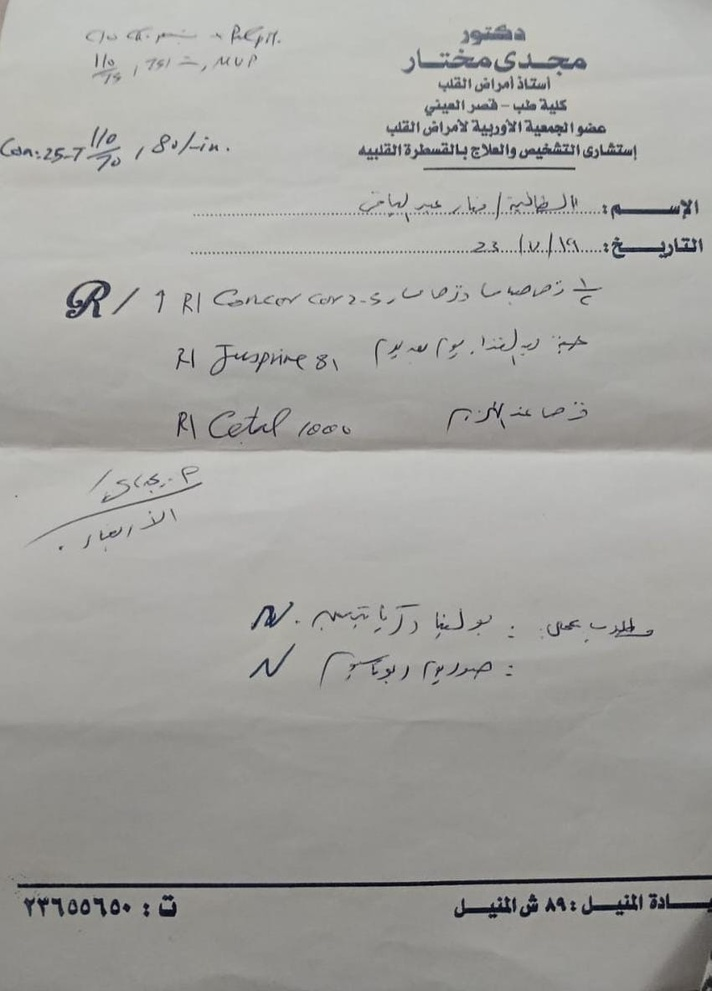
#> input picture data/images/manar_abdelbaky_prescription2023.jpeg, 712 x 991 px, shrunk from 850 x 1184 before the run
$ python enhance_prescription.py
#> lines starting #> are read from the running program, lines starting #| are printed output that depends on the picture; after the words box and inside, x2 and y2 are one past the last pixel; in counts of white or black regions, pixels touching at a corner belong together
from pathlib import Path
from PIL import Image, ImageOps, ImageEnhance, ImageFilter

source = Path("data/images/manar_abdelbaky_prescription2023.jpeg")
out = Path("outputs/image_enhancement_tests")
out.mkdir(parents=True, exist_ok=True)

im = ImageOps.exif_transpose(Image.open(source)).convert("RGB")
#> im is the input picture: PIL image 712x991 RGB; mean R, G, B 164.3, 164, 160.5
gray = ImageOps.grayscale(im)

# 1. تحسين التباين
contrast = ImageOps.autocontrast(gray, cutoff=1)
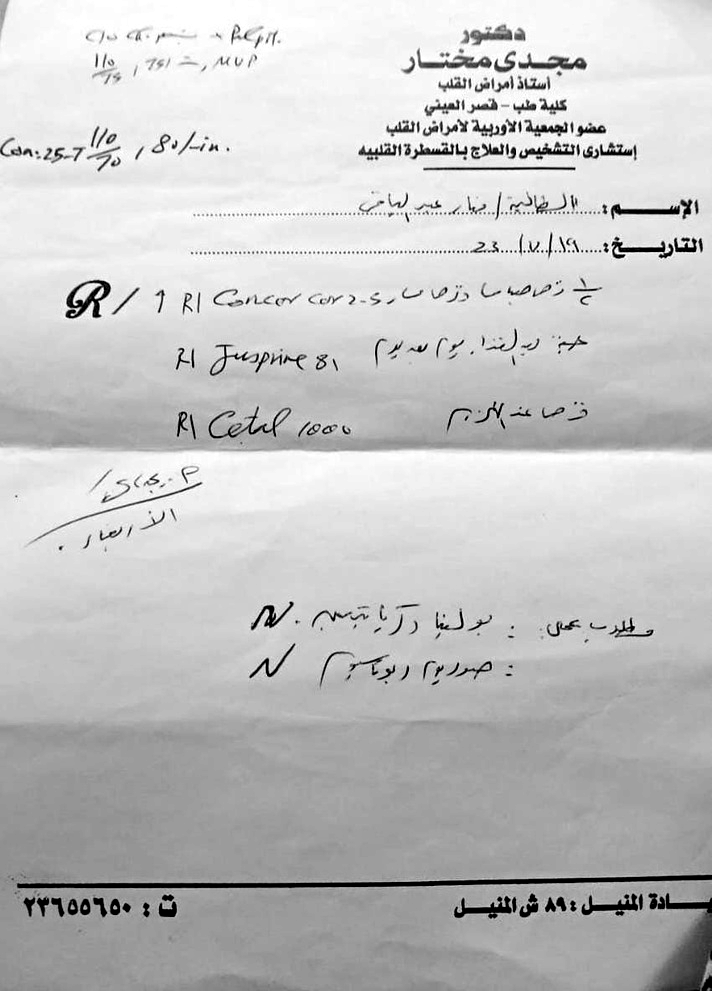
#> contrast: PIL image 712x991 L; min 0, max 255, mean 195.4
contrast.save(out / "01_contrast.png")

# 2. تحسين التباين مع Sharpening خفيف
sharp = ImageEnhance.Sharpness(contrast).enhance(1.8)
sharp.save(out / "02_sharpen.png")

# 3. تقليل التشويش مع الحفاظ على الحواف قدر الإمكان
denoised = gray.filter(ImageFilter.MedianFilter(size=3))
denoised = ImageOps.autocontrast(denoised, cutoff=1)
denoised.save(out / "03_denoise_contrast.png")

# 4. نسخة أبيض وأسود بعتبة قابلة للتعديل
threshold = contrast.point(lambda p: 255 if p > 170 else 0)
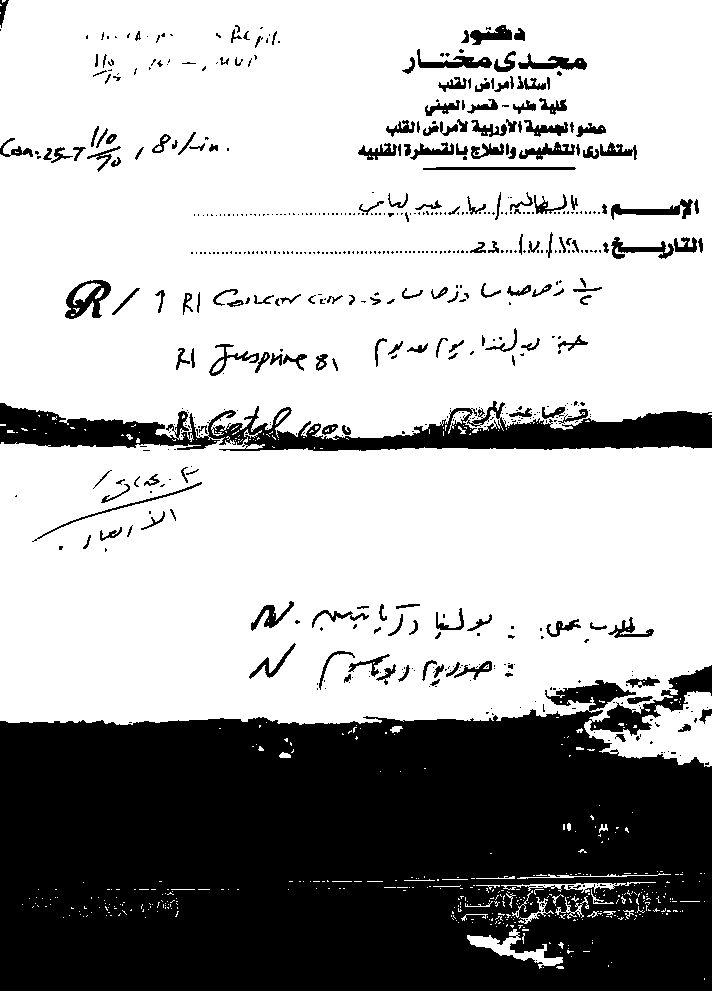
#> threshold: PIL image 712x991 L; 67.7% white; 621 black regions (426 under 20 px), largest, box (x1, y1, x2, y2) and area: (0, 665, 712, 991) 187662, (0, 401, 712, 451) 17083, (65, 280, 111, 319) 847
threshold.save(out / "04_threshold.png")

print(f"Original size: {im.size}")
#| Original size: (712, 991)
print(f"Saved variants in: {out.resolve()}")

$ run again, with data/images/AhmedElKhateeb.jpeg copied over data/images/manar_abdelbaky_prescription2023.jpeg
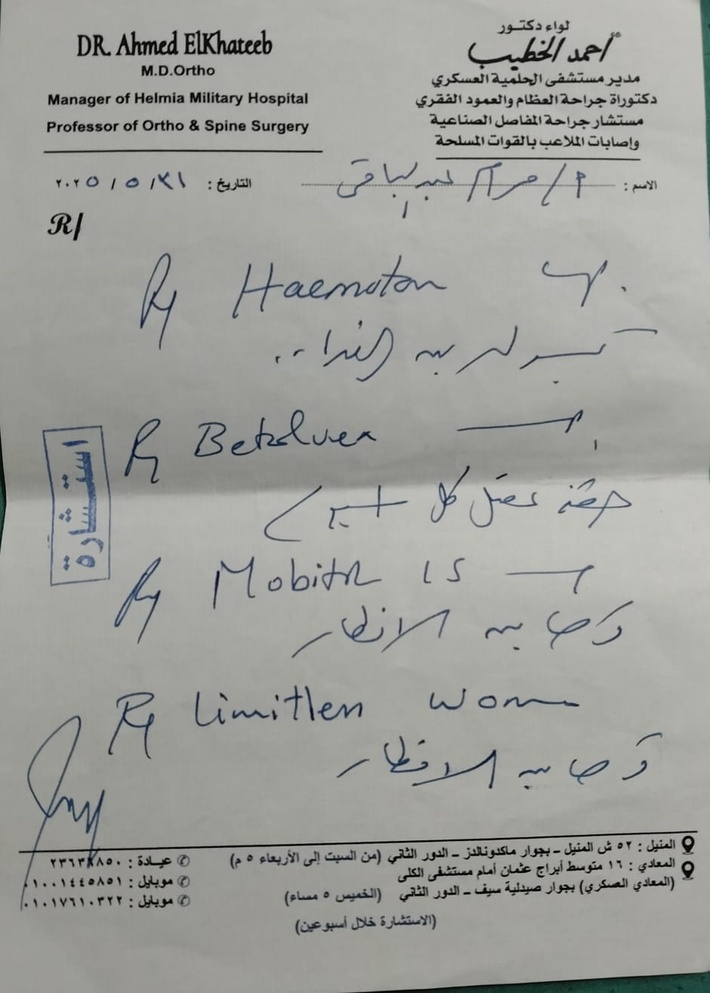
#> input picture data/images/AhmedElKhateeb.jpeg, 710 x 993 px, shrunk from 940 x 1314 before the run
#> im is the input picture: PIL image 710x993 RGB; mean R, G, B 158.9, 160.1, 155.7
#> `contrast = ImageOps.autocontrast(gray, cutoff=1)`:
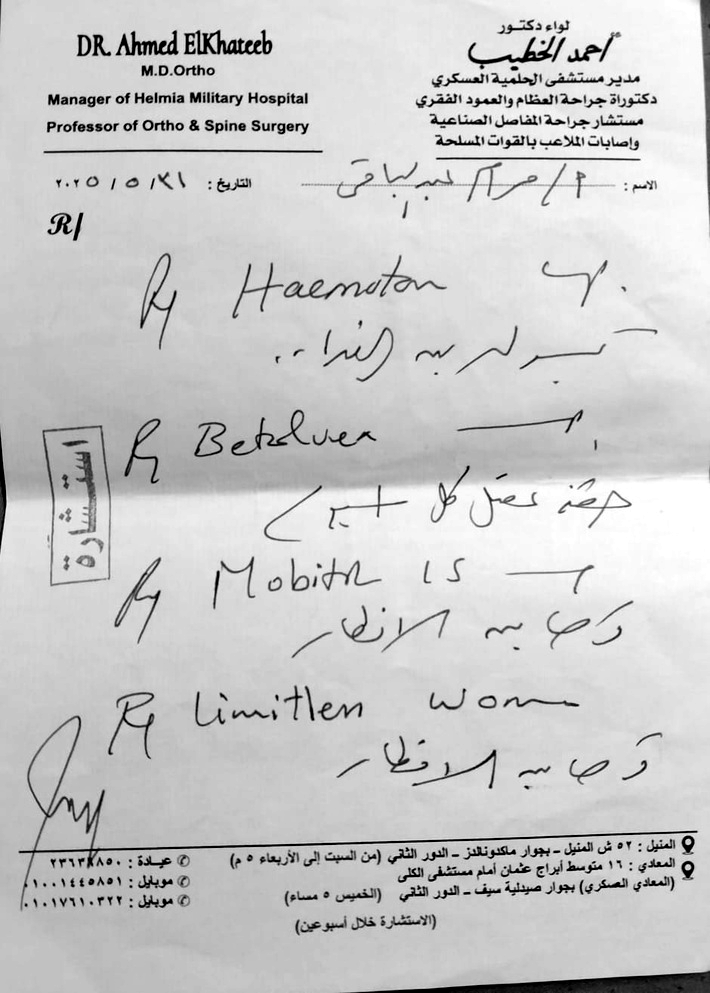
#> contrast: PIL image 710x993 L; min 0, max 255, mean 201.9
#> `threshold = contrast.point(lambda p: 255 if p > 170 else 0)`:
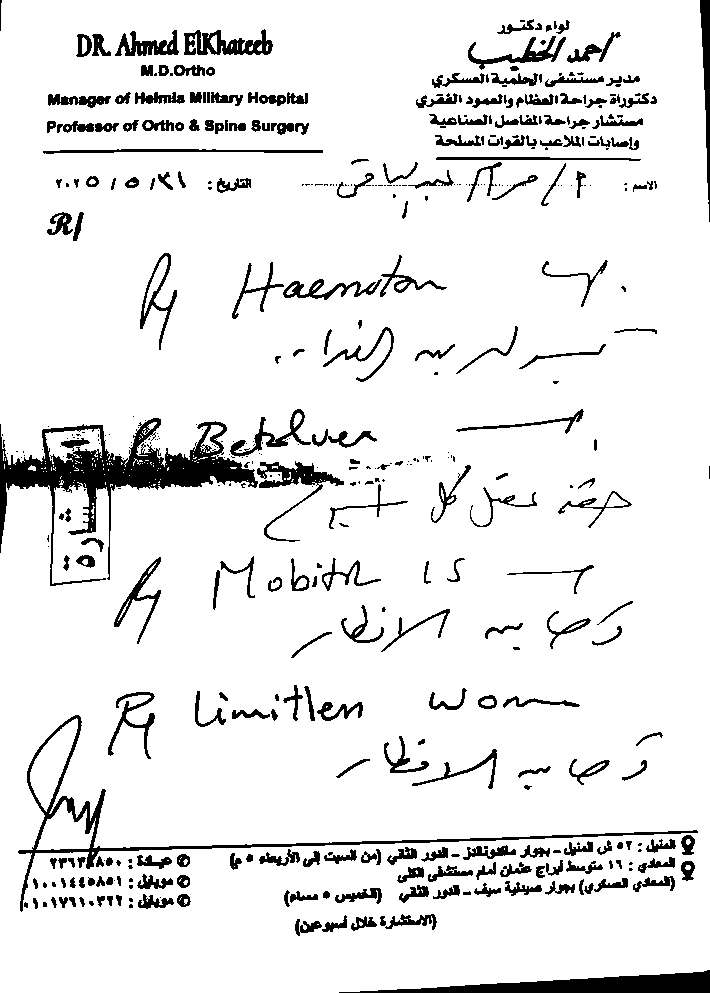
#> threshold: PIL image 710x993 L; 91.1% white; 465 black regions (203 under 20 px), largest, box (x1, y1, x2, y2) and area: (0, 418, 258, 586) 9822, (339, 970, 710, 993) 4037, (18, 715, 698, 912) 3878
#| Original size: (710, 993)

$ run again, with data/images/DR_ElKhateeb.jpeg copied over data/images/manar_abdelbaky_prescription2023.jpeg
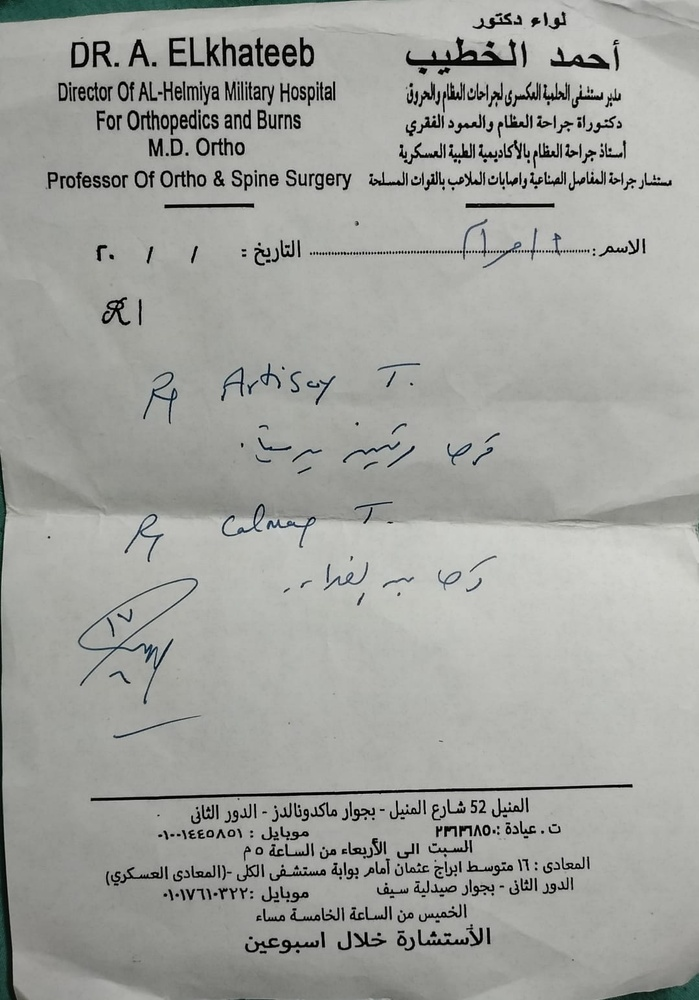
#> input picture data/images/DR_ElKhateeb.jpeg, 699 x 1000 px, shrunk from 1079 x 1543 before the run
#> im is the input picture: PIL image 699x1000 RGB; mean R, G, B 161.5, 162.8, 158.4
#> `contrast = ImageOps.autocontrast(gray, cutoff=1)`:
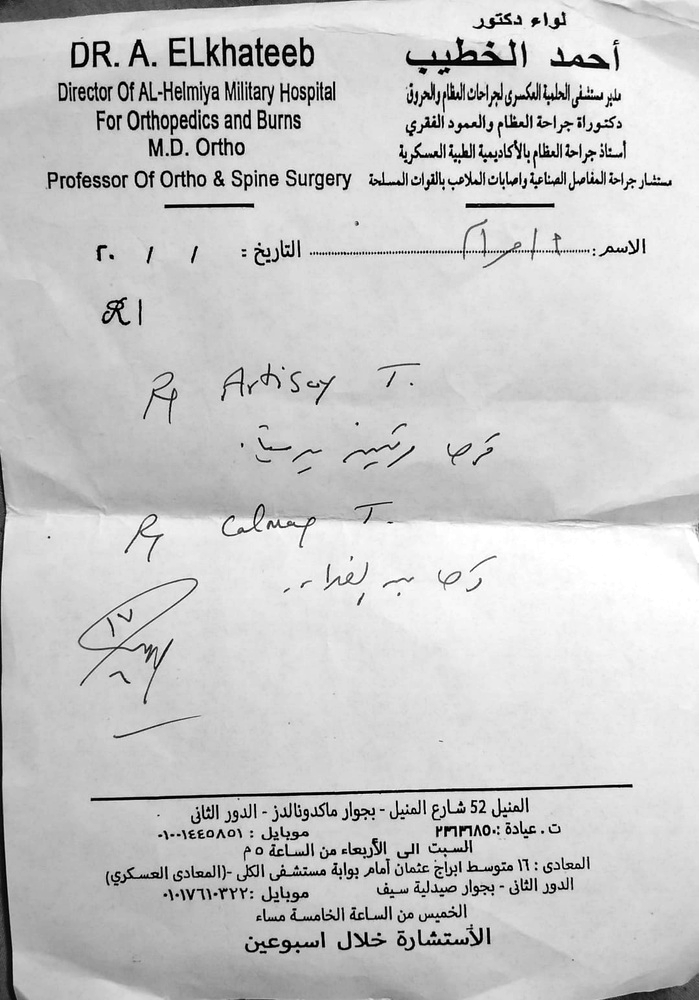
#> contrast: PIL image 699x1000 L; min 0, max 255, mean 201
#> `threshold = contrast.point(lambda p: 255 if p > 170 else 0)`:
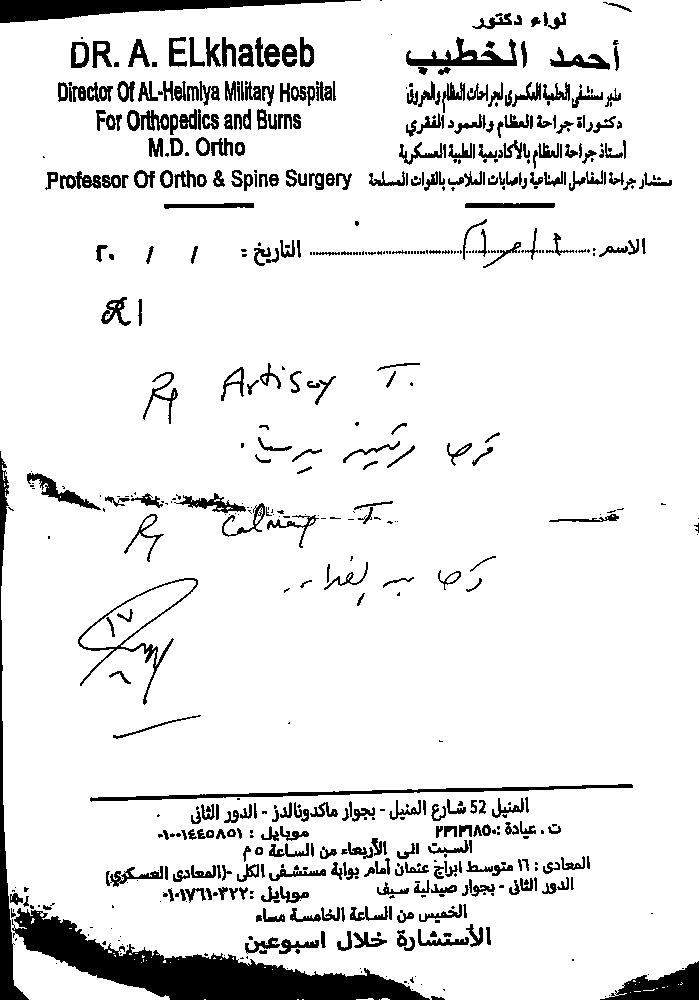
#> threshold: PIL image 699x1000 L; 90.4% white; 616 black regions (250 under 20 px), largest, box (x1, y1, x2, y2) and area: (12, 908, 430, 1000) 13389, (0, 0, 361, 23) 3805, (0, 451, 29, 1000) 2986
#| Original size: (699, 1000)

$ run again, with data/images/MagdyMokhtar.jpeg copied over data/images/manar_abdelbaky_prescription2023.jpeg
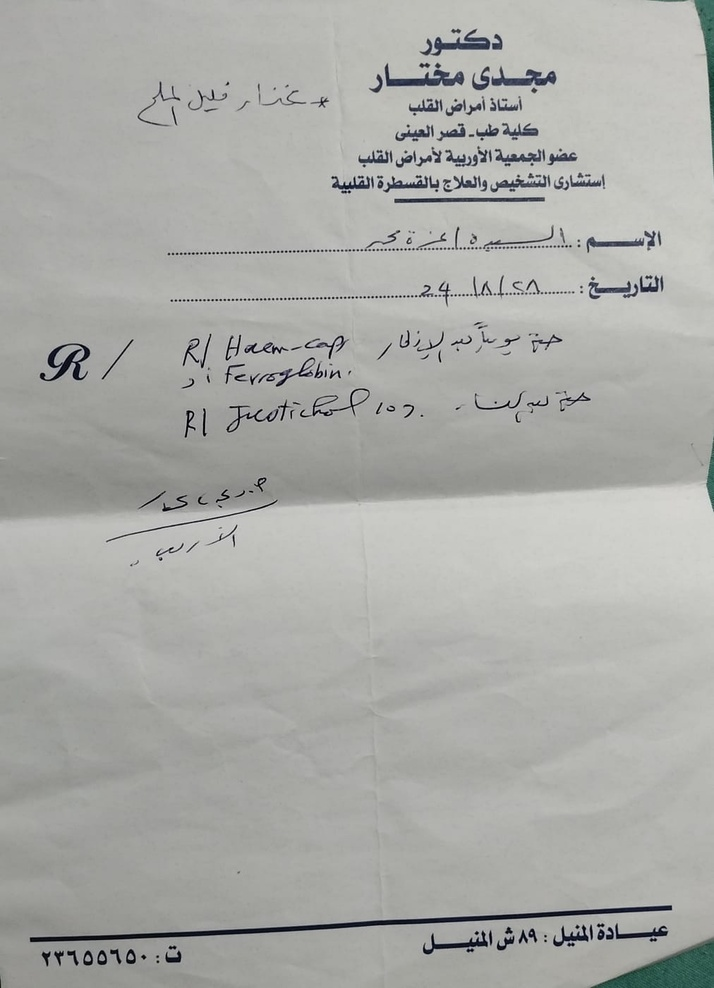
#> input picture data/images/MagdyMokhtar.jpeg, 714 x 988 px, shrunk from 1012 x 1401 before the run
#> im is the input picture: PIL image 714x988 RGB; mean R, G, B 170.3, 171.3, 167.6
#> `contrast = ImageOps.autocontrast(gray, cutoff=1)`:
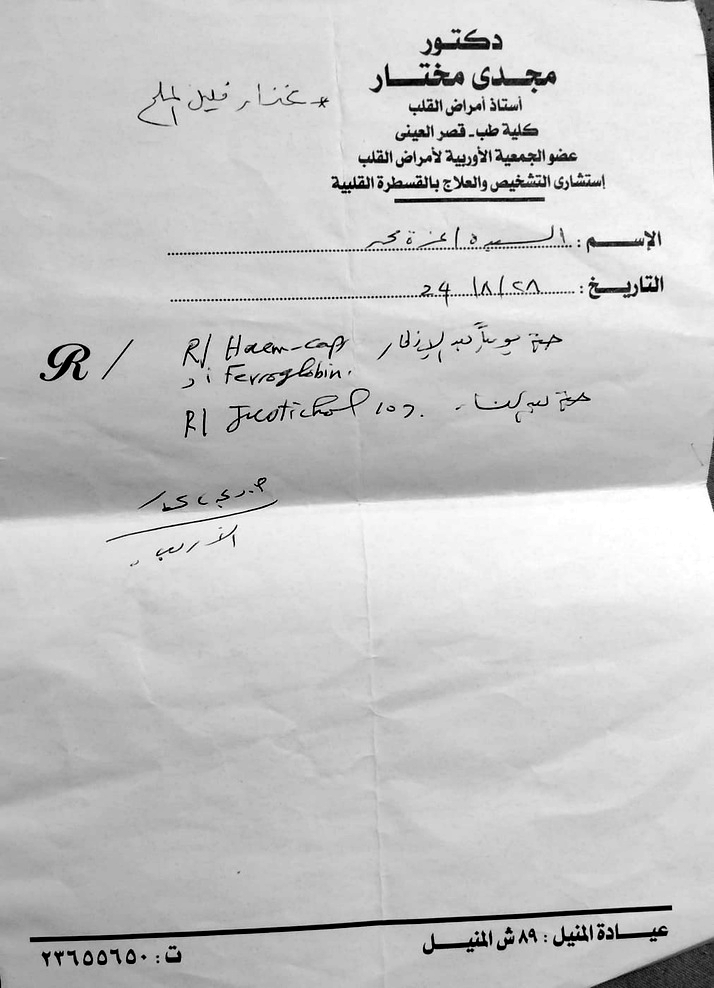
#> contrast: PIL image 714x988 L; min 0, max 255, mean 198.2
#> `threshold = contrast.point(lambda p: 255 if p > 170 else 0)`:
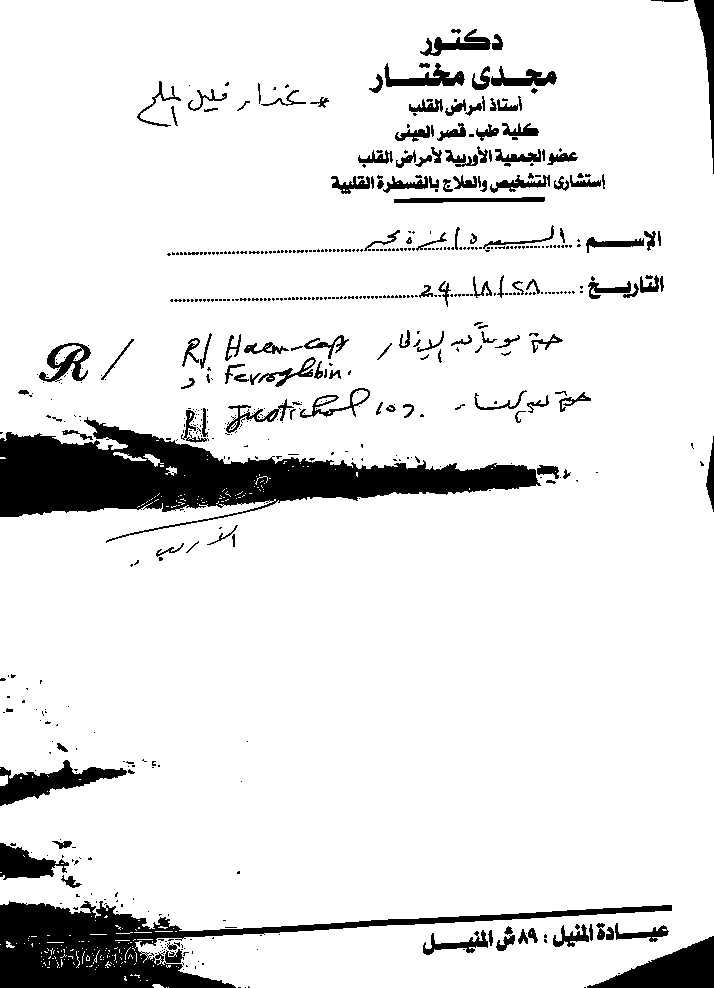
#> threshold: PIL image 714x988 L; 89.8% white; 602 black regions (446 under 20 px), largest, box (x1, y1, x2, y2) and area: (0, 417, 541, 543) 25448, (0, 901, 672, 988) 15978, (587, 936, 714, 988) 3334
#| Original size: (714, 988)
